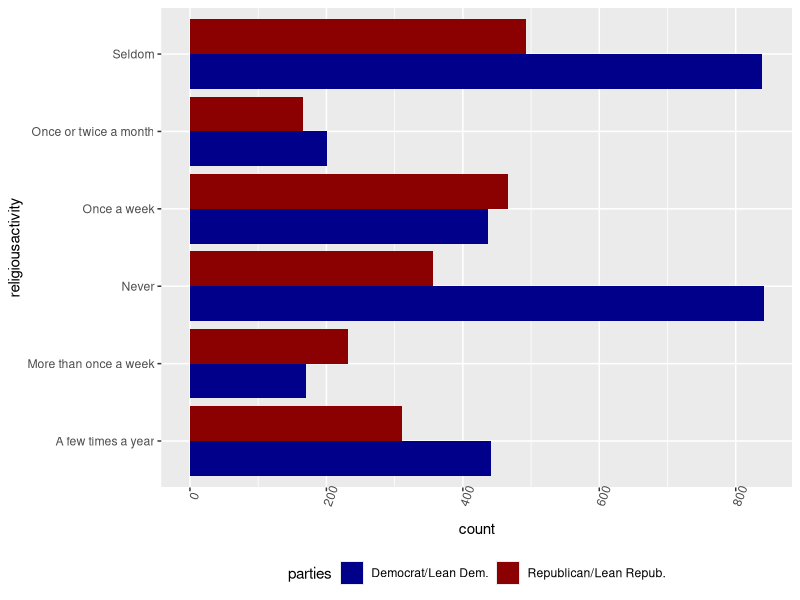

This chart was generated by the following R code:
## ---- chunk 1
#|include: false
library (tidyverse)
library (haven)
data <- read_sav("data/ATP_W101.sav")
## ---- chunk 2

chart1data <- data %>%
  filter(F_PARTYSUM_FINAL == 1 | F_PARTYSUM_FINAL == 2 ) %>%
  mutate(parties = case_when(F_PARTYSUM_FINAL == 1 ~"Republican/Lean Repub.", F_PARTYSUM_FINAL == 2 ~ "Democrat/Lean Dem.", TRUE~NA_character_)) %>%
  mutate(religiousactivity = case_when(F_ATTEND ==1 ~ "More than once a week", F_ATTEND == 2 ~ "Once a week", F_ATTEND == 3 ~ "Once or twice a month", F_ATTEND ==4 ~ "A few times a year", F_ATTEND ==5 ~ "Seldom", F_ATTEND ==6 ~ "Never", TRUE~NA_character_ ))
  
## ---- chunk 3

chart1 <- chart1data %>% 
  filter(!is.na(religiousactivity)) %>%
  ggplot(aes(religiousactivity, fill=parties)) +
  geom_bar(position = "dodge") +
  scale_fill_manual(values = c("darkblue", "darkred")) +
  coord_flip() +
  theme(
    axis.text.x = element_text(angle = 70), legend.position = "bottom"
  )

chart1

